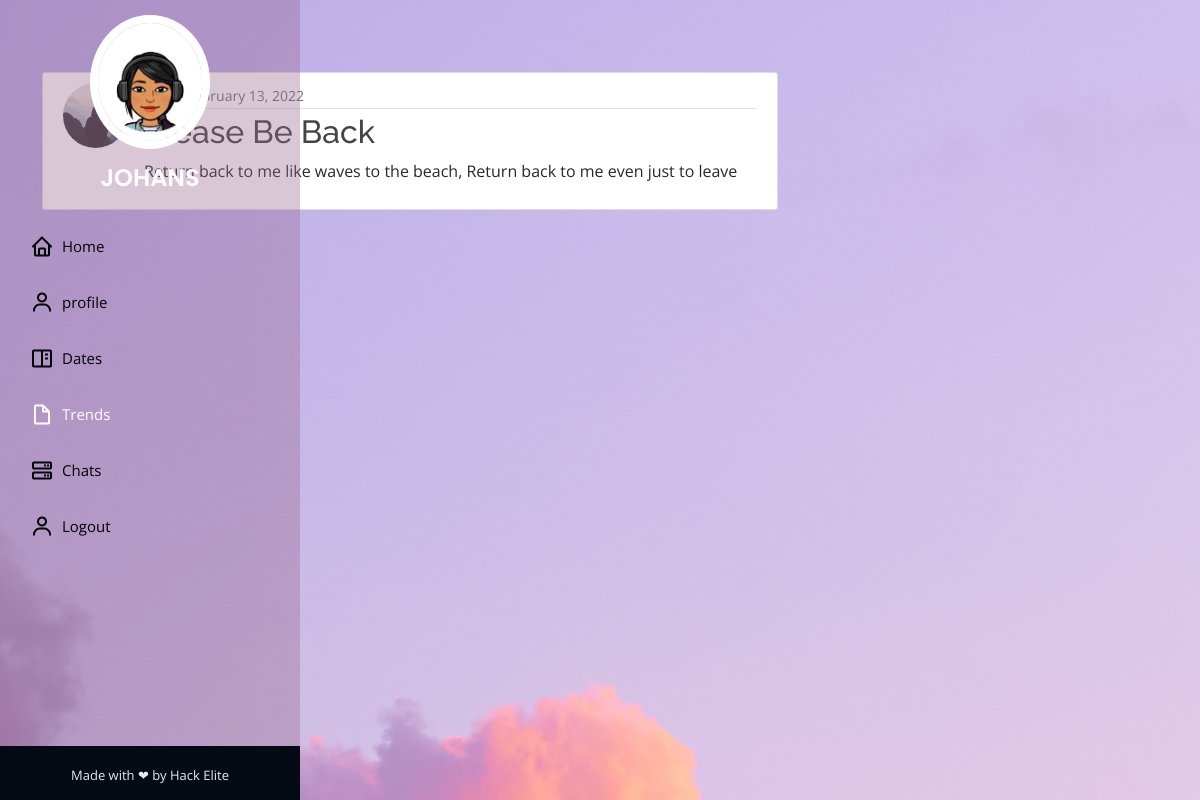
The app's page /post/2/ with its own data.
### blog/models.py (models this page shows, shortened)
class Post(models.Model):
    title = models.CharField(max_length=100)
    content = models.TextField()
    date_posted = models.DateTimeField(default=timezone.now)
    author = models.ForeignKey(User, on_delete=models.CASCADE)

### users/models.py (models this page shows, shortened)
class Profile(models.Model):
    user = models.OneToOneField(User, on_delete=models.CASCADE)
    image = models.ImageField(default='default.jpg', upload_to='profile_pics')

### blog/views.py (the view)
# urls.py: path('post/<int:pk>/', PostDetailView.as_view(), name='post-detail'),
class PostDetailView(DetailView):
    model = Post

### blog/templates/blog/post_detail.html (shortened to what this page needs)
{% extends "blog/base.html" %}
{% block content %}
  <article class="media content-section">
    <img class="rounded-circle article-img" src="{{ object.author.profile.image.url }}">
    <div class="media-body">
      <div class="article-metadata">
        <a class="mr-2" href="{% url 'user-posts' object.author.username %}">{{ object.author }}</a>
        <small class="text-muted">{{ object.date_posted|date:"F d, Y" }}</small>
      </div>
      <h2 class="article-title">{{ object.title }}</h2>
      <p class="article-content">{{ object.content }}</p>
    </div>
  </article>
{% endblock content %}

### blog/static/blog/main.css (style rules this page uses)
body { background:url("../blog/we.png"); color: #333333; margin-top: 5rem; }
h1, h2, h3, h4, h5, h6 { color: #444444; }
.content-section { background: #ffffff; padding: 10px 20px; border: 1px solid #dddddd; border-radius: 3px; margin-bottom: 20px; }
.article-title { color: #444444; }
.article-content { white-space: pre-line; }
.article-img { height: 65px; width: 65px; margin-right: 16px; }
.article-metadata { padding-bottom: 1px; margin-bottom: 4px; border-bottom: 1px solid #e3e3e3 }

### blog/static/blog/assets/css/style.css (style rules this page uses)
body { font-family: "Open Sans", sans-serif; color: #272829; }
a { color: #ffffff; text-decoration: none; }
h1, h2, h3, h4, h5, h6 { font-family: "Raleway", sans-serif; }

### records on screen
Post: author.profile.image (placeholder picture), date_posted "February 13, 2022", title "Please Be Back", content "Return back to me like waves to the beach, Return back to me even just to leave"
